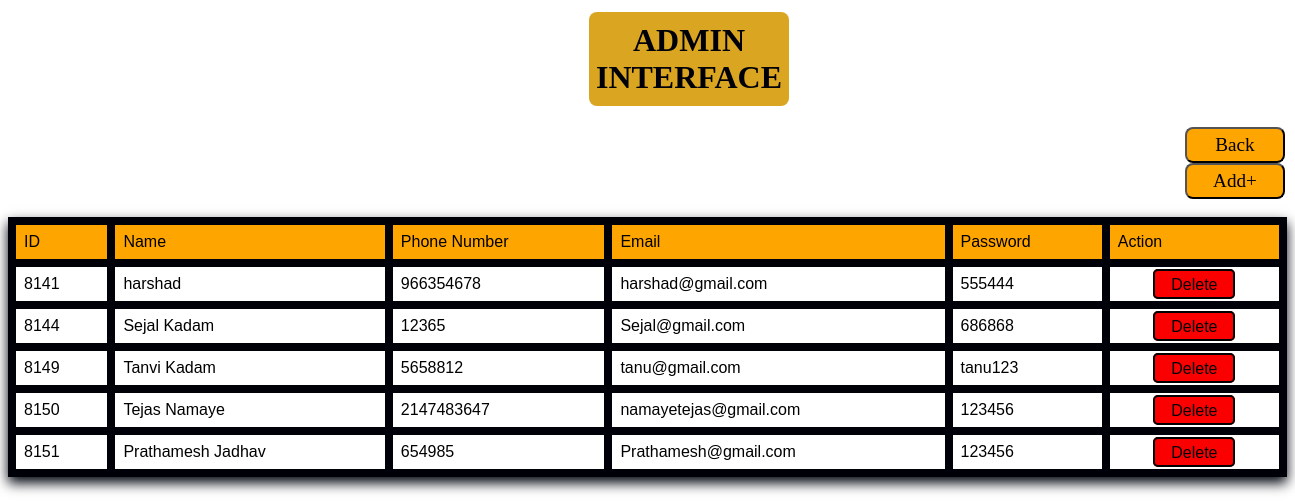
Screenshot of /Shopx/php/AdminApple.php with the database file from the repository.
### tables this page shows
CREATE TABLE `signup` (
  `Signup_id` int(30) NOT NULL,
  `name` varchar(50) NOT NULL,
  `Phone_number` int(11) NOT NULL,
  `email` varchar(50) NOT NULL,
  `upassword` varchar(50) NOT NULL
);

### Shopx/php/AdminApple.php (the view, shortened to what this page needs)
<?php
$result = mysqli_query($conn,"SELECT * FROM signup");
?>
<!DOCTYPE html>
<html>
 <head>
 <H1 style=" margin-left: 581px;
    display: block;
    color: #000009;
    border-radius: 8px;
    background-color: #DAA520;
    padding: 10px 5px;
    width: 190px;
    max-width: 226px;
    margin-top: 12px;
    text-align: center;">ADMIN INTERFACE </H1>
 </head>
<body>
<?php
if (mysqli_num_rows($result) > 0) {
?>
  <table border:2px; style="box-shadow: 0 6px 12px #00040e;">
  <button class="button1" id="myBtn" onclick="document.location = 'http://localhost/shopx/adminbox.html'" type="button">Back</button>
  <button class="button1" id="myBtn" onclick="document.location = 'http://localhost/shopx/Shopzsignup.html'" type="button">Add+</button>
 <br>
 <br>
  <tr  style="background: #FFA500;">
  <td> ID</td>
    <td> Name</td>
    <td>Phone Number</td>
    <td>Email</td>
    <td>Password</td>
    <td>Action</td>
  </tr>
<?php
while($row = mysqli_fetch_array($result)) {
?>
<tr >
    <td><?php echo $row["Signup_id"]; ?></td>
    <td><?php echo $row["name"]; ?></td>
    <td><?php echo $row["Phone_number"]; ?></td>
    <td><?php echo $row["email"]; ?></td>
    <td><?php echo $row["upassword"]; ?></td>
    <?php echo '<td>  <center> <a id="deleteBtn"  href="./delete1.php?id='.$row['Signup_id'].'"> Delete</a> </center></td>' ?>
</tr>
<?php
}
?>
</table>
 <?php
}
else{
    echo "No result found";
}
?>
 </body>
</html>

### Shopx/php/AdminApple.php (style rules this page uses)
table { font-family: arial, sans-serif; border-collapse: collapse; width: 100%; }
td, th { border: 8px solid #000009; text-align: left; padding: 8px; }
tr:nth-child(even) { background-color: white; }
.button1 { margin-left:90%; font-family:Cambria, Cochin, Georgia, Times, 'Times New Roman', serif; font-size: larger; width:80px; }
#deleteBtn { background-color: rgb(250, 0, 0); border: 2px solid Black; color: #000009; text-align: center; padding: 0.3em 1em; text-decoration: none; width: 20px; border-radius: 5PX; }
#myBtn { background-color: #FFA500; border-radius: 8PX; color: #000009; height: 36px; width: 100px; margin-left: 1177px; }

### rows the page displays
signup: Signup_id "8141", name "harshad", Phone_number "966354678", email "harshad@gmail.com", upassword "555444"
signup: Signup_id "8144", name "Sejal Kadam", Phone_number "12365", email "Sejal@gmail.com", upassword "686868"
signup: Signup_id "8149", name "Tanvi Kadam", Phone_number "5658812", email "tanu@gmail.com", upassword "tanu123"
signup: Signup_id "8150", name "Tejas Namaye", Phone_number "2147483647", email "namayetejas@gmail.com", upassword "123456"
signup: Signup_id "8151", name "Prathamesh Jadhav", Phone_number "654985", email "Prathamesh@gmail.com", upassword "123456"
